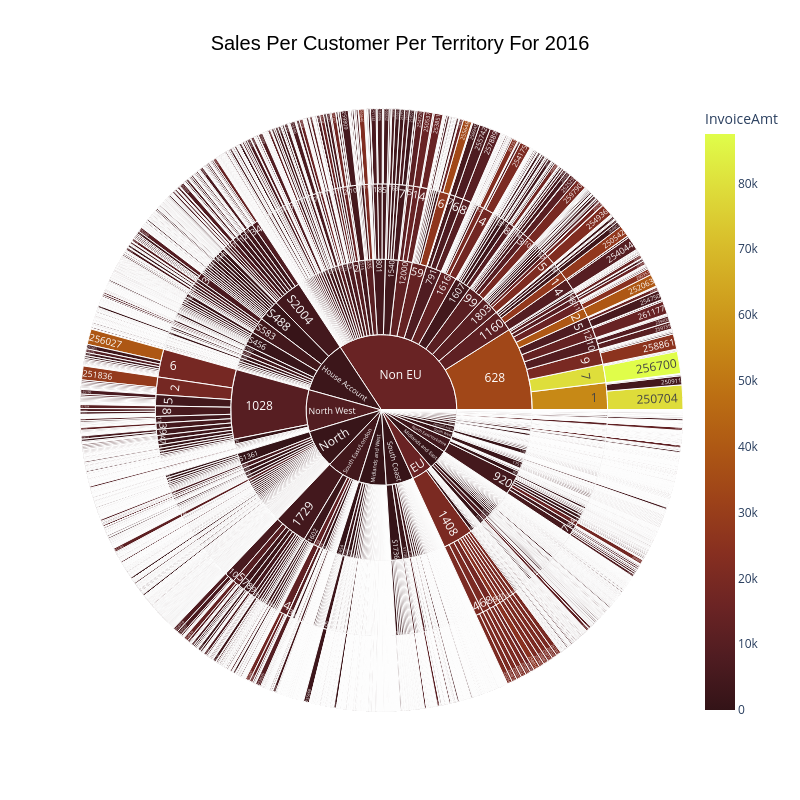

The cell this chart's notebook holds for it:
### Markdown cell above
## Hypothesis 6 

What were the sales per customer per territory for last year?

### Code cell
#What were the sales per customer per territory for last year?

intStartYear = dfSales_DataSet_Work["Year"].max() -1
#filter DataFrame for last 12 months
dfSales_DataSet_Filtered = dfSales_DataSet_Work[dfSales_DataSet_Work["Year"] == dfSales_DataSet_Work["Year"].max() -1]

# Remove zero/negative amounts
dfSales_DataSet_Filtered  = dfSales_DataSet_Filtered [dfSales_DataSet_Filtered ["InvoiceAmt"] > 0]

fig = px.sunburst(
    dfSales_DataSet_Filtered,
    path=[
        "TerritoryCodes",
        "CustomerID",
        "Month",
        "InvoiceID"
    ],
    values="InvoiceAmt",
    color="InvoiceAmt",
    color_continuous_scale="Solar",
    title=f"Sales Per Customer Per Territory For {intStartYear}",
    height=800,
    width=800,
    hover_data={
        "InvoiceAmt": ":,.2f",
        "TerritoryCodes": True,
        "CustomerID": True,
        "Month": True,
    }
)

fig.update_layout(
    title_x=0.5,
    title_font=dict(
        size=20,
        family="Arial",
        color="black"
    )
)

fig.update_traces(
    hovertemplate=
        "Invoice Amount: £%{customdata[0]:,.2f}<br>" +
        "Territory: %{customdata[1]}<br>" +
        "Customer: %{customdata[2]}<br>" +
        "Month: %{customdata[3]}<br>" +
        "<extra></extra>"
)


fig.show()

### Figure 1 — Plotly figure (JSON) as saved in the notebook; plotly's stock layout.template omitted (floating-point values rounded to 4 significant figures; data arrays with more than 128 entries replaced by an {"elided": "..."} marker saying what was removed)
{"data": [{"branchvalues": "total", "customdata": {"elided": "13782x4 mixed values"}, "domain": {"x": [0, 1], "y": [0, 1]}, "hovertemplate": "Invoice Amount: £%{customdata[0]:,.2f}<br>Territory: %{customdata[1]}<br>Customer: %{customdata[2]}<br>Month: %{customdata[3]}<br><extra></extra>", "ids": {"elided": "13782 str values"}, "labels": {"elided": "13782 str values"}, "marker": {"coloraxis": "coloraxis", "colors": {"elided": "13782 float values"}}, "name": "", "parents": {"elided": "13782 str values"}, "type": "sunburst", "values": {"elided": "13782 float values"}}], "layout": {"coloraxis": {"autocolorscale": false, "colorbar": {"title": {"text": "InvoiceAmt"}}, "colorscale": [[0, "rgb(51, 19, 23)"], [0.09091, "rgb(79, 28, 33)"], [0.1818, "rgb(108, 36, 36)"], [0.2727, "rgb(135, 47, 32)"], [0.3636, "rgb(157, 66, 25)"], [0.4545, "rgb(174, 88, 20)"], [0.5455, "rgb(188, 111, 19)"], [0.6364, "rgb(199, 137, 22)"], [0.7273, "rgb(209, 164, 32)"], [0.8182, "rgb(217, 192, 44)"], [0.9091, "rgb(222, 222, 59)"], [1, "rgb(224, 253, 74)"]]}, "height": 800, "legend": {"tracegroupgap": 0}, "title": {"font": {"color": "black", "family": "Arial", "size": 20}, "text": "Sales Per Customer Per Territory For 2016", "x": 0.5}, "width": 800}}
